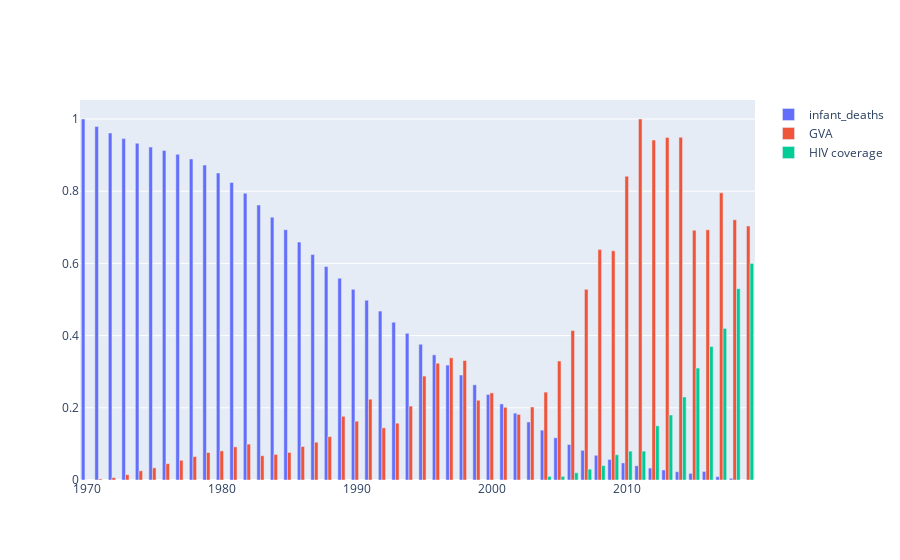

Notebook code for this chart:
### Code cell
fig = go.Figure()
fig.add_trace(go.Bar(x = infant_deaths['Year'], y = infant_deaths['norm'], name= 'infant_deaths', hovertemplate="Deaths: %{y}<extra></extra>"))
fig.add_trace(go.Bar(x = gva['Year'], y = gva['norm'], name= 'GVA'))
fig.add_trace(go.Bar(x = cobert_hiv_treatment['Year'], y = cobert_hiv_treatment['Value']/100, name = 'HIV coverage',hovertemplate = 'Coverage: %{y}<extra></extra>'))
